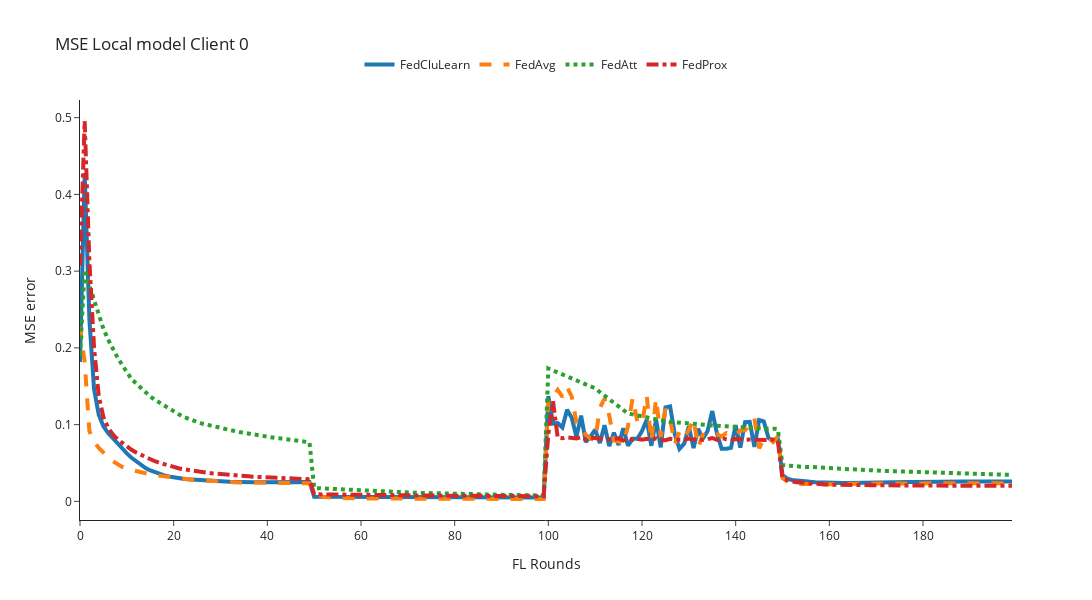
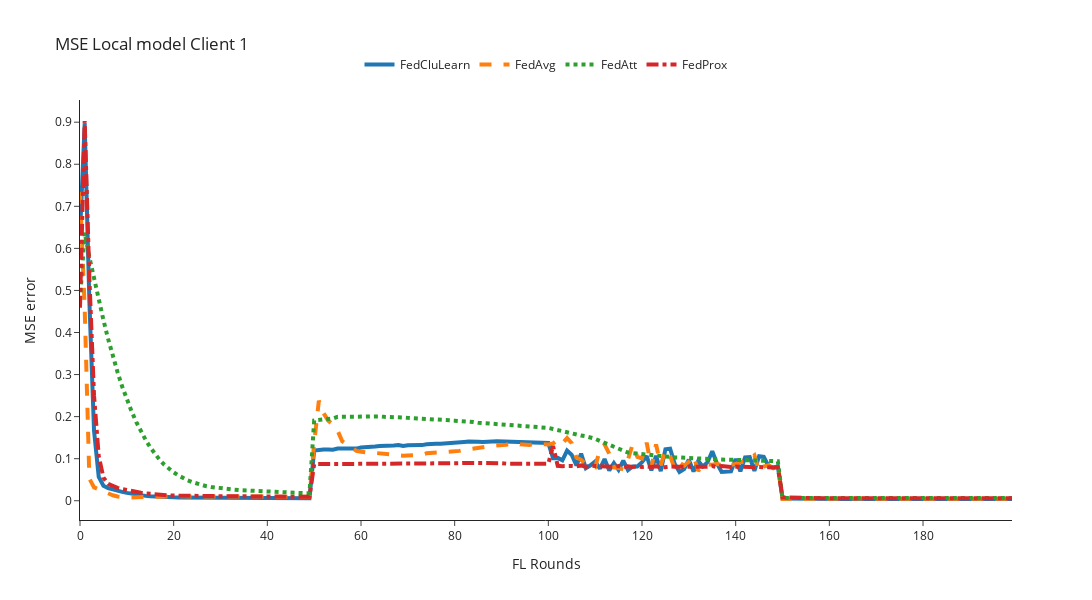
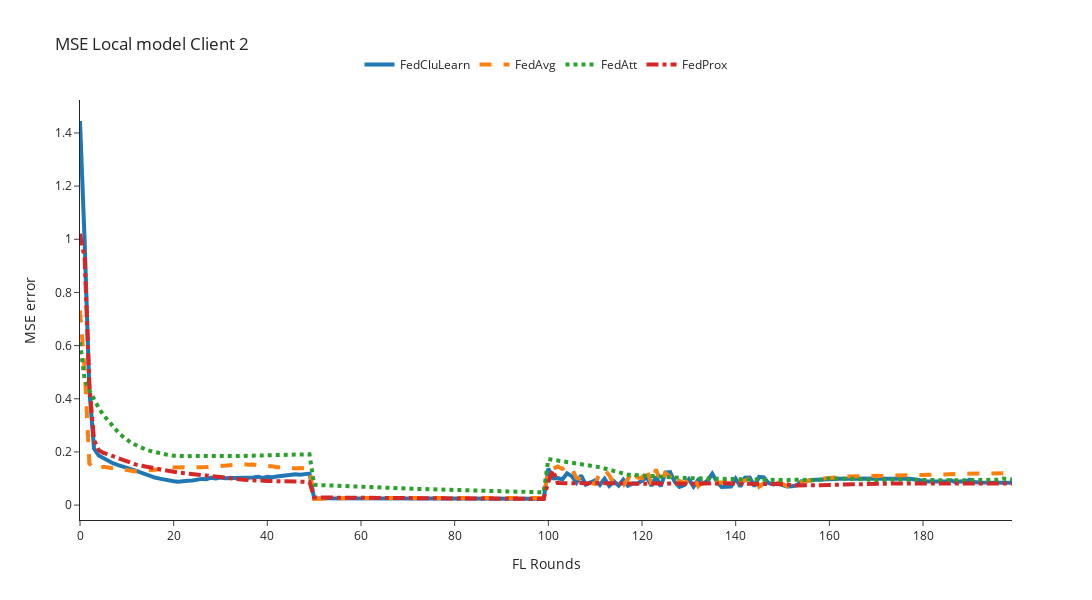

The code cell stored with these charts, in order, in its notebook:
### Code cell
for client_id in [0,1,2]:
    n_rounds, y = preprocessing_results(filenames=local_filenames, client_id=client_id, mse_column='mse')
    plot_plotly(n_rounds, y, title=f'MSE Local model Client {client_id}', y_axis_title='MSE error')

### Figure 1 — Plotly figure (JSON) as saved in the notebook; plotly's stock layout.template omitted (floating-point values rounded to 4 significant figures; data arrays with more than 128 entries replaced by an {"elided": "..."} marker saying what was removed)
{"data": [{"line": {"dash": "solid", "width": 4}, "mode": "lines", "name": "FedCluLearn", "type": "scatter", "x": {"elided": "201 int values"}, "y": {"elided": "200 float values"}}, {"line": {"dash": "dash", "width": 4}, "mode": "lines", "name": "FedAvg", "type": "scatter", "x": {"elided": "201 int values"}, "y": {"elided": "200 float values"}}, {"line": {"dash": "dot", "width": 4}, "mode": "lines", "name": "FedAtt", "type": "scatter", "x": {"elided": "201 int values"}, "y": {"elided": "200 float values"}}, {"line": {"dash": "dashdot", "width": 4}, "mode": "lines", "name": "FedProx", "type": "scatter", "x": {"elided": "201 int values"}, "y": {"elided": "200 float values"}}], "layout": {"height": 600, "legend": {"orientation": "h", "x": 0.5, "xanchor": "center", "y": 1.05, "yanchor": "bottom"}, "title": {"text": "MSE Local model Client 0"}, "width": 1200, "xaxis": {"title": {"text": "FL Rounds"}}, "yaxis": {"title": {"text": "MSE error"}}}}

### Figure 2 — Plotly figure (JSON) as saved in the notebook; plotly's stock layout.template omitted (floating-point values rounded to 4 significant figures; data arrays with more than 128 entries replaced by an {"elided": "..."} marker saying what was removed)
{"data": [{"line": {"dash": "solid", "width": 4}, "mode": "lines", "name": "FedCluLearn", "type": "scatter", "x": {"elided": "201 int values"}, "y": {"elided": "200 float values"}}, {"line": {"dash": "dash", "width": 4}, "mode": "lines", "name": "FedAvg", "type": "scatter", "x": {"elided": "201 int values"}, "y": {"elided": "200 float values"}}, {"line": {"dash": "dot", "width": 4}, "mode": "lines", "name": "FedAtt", "type": "scatter", "x": {"elided": "201 int values"}, "y": {"elided": "200 float values"}}, {"line": {"dash": "dashdot", "width": 4}, "mode": "lines", "name": "FedProx", "type": "scatter", "x": {"elided": "201 int values"}, "y": {"elided": "200 float values"}}], "layout": {"height": 600, "legend": {"orientation": "h", "x": 0.5, "xanchor": "center", "y": 1.05, "yanchor": "bottom"}, "title": {"text": "MSE Local model Client 1"}, "width": 1200, "xaxis": {"title": {"text": "FL Rounds"}}, "yaxis": {"title": {"text": "MSE error"}}}}

### Figure 3 — Plotly figure (JSON) as saved in the notebook; plotly's stock layout.template omitted (floating-point values rounded to 4 significant figures; data arrays with more than 128 entries replaced by an {"elided": "..."} marker saying what was removed)
{"data": [{"line": {"dash": "solid", "width": 4}, "mode": "lines", "name": "FedCluLearn", "type": "scatter", "x": {"elided": "201 int values"}, "y": {"elided": "200 float values"}}, {"line": {"dash": "dash", "width": 4}, "mode": "lines", "name": "FedAvg", "type": "scatter", "x": {"elided": "201 int values"}, "y": {"elided": "200 float values"}}, {"line": {"dash": "dot", "width": 4}, "mode": "lines", "name": "FedAtt", "type": "scatter", "x": {"elided": "201 int values"}, "y": {"elided": "200 float values"}}, {"line": {"dash": "dashdot", "width": 4}, "mode": "lines", "name": "FedProx", "type": "scatter", "x": {"elided": "201 int values"}, "y": {"elided": "200 float values"}}], "layout": {"height": 600, "legend": {"orientation": "h", "x": 0.5, "xanchor": "center", "y": 1.05, "yanchor": "bottom"}, "title": {"text": "MSE Local model Client 2"}, "width": 1200, "xaxis": {"title": {"text": "FL Rounds"}}, "yaxis": {"title": {"text": "MSE error"}}}}
